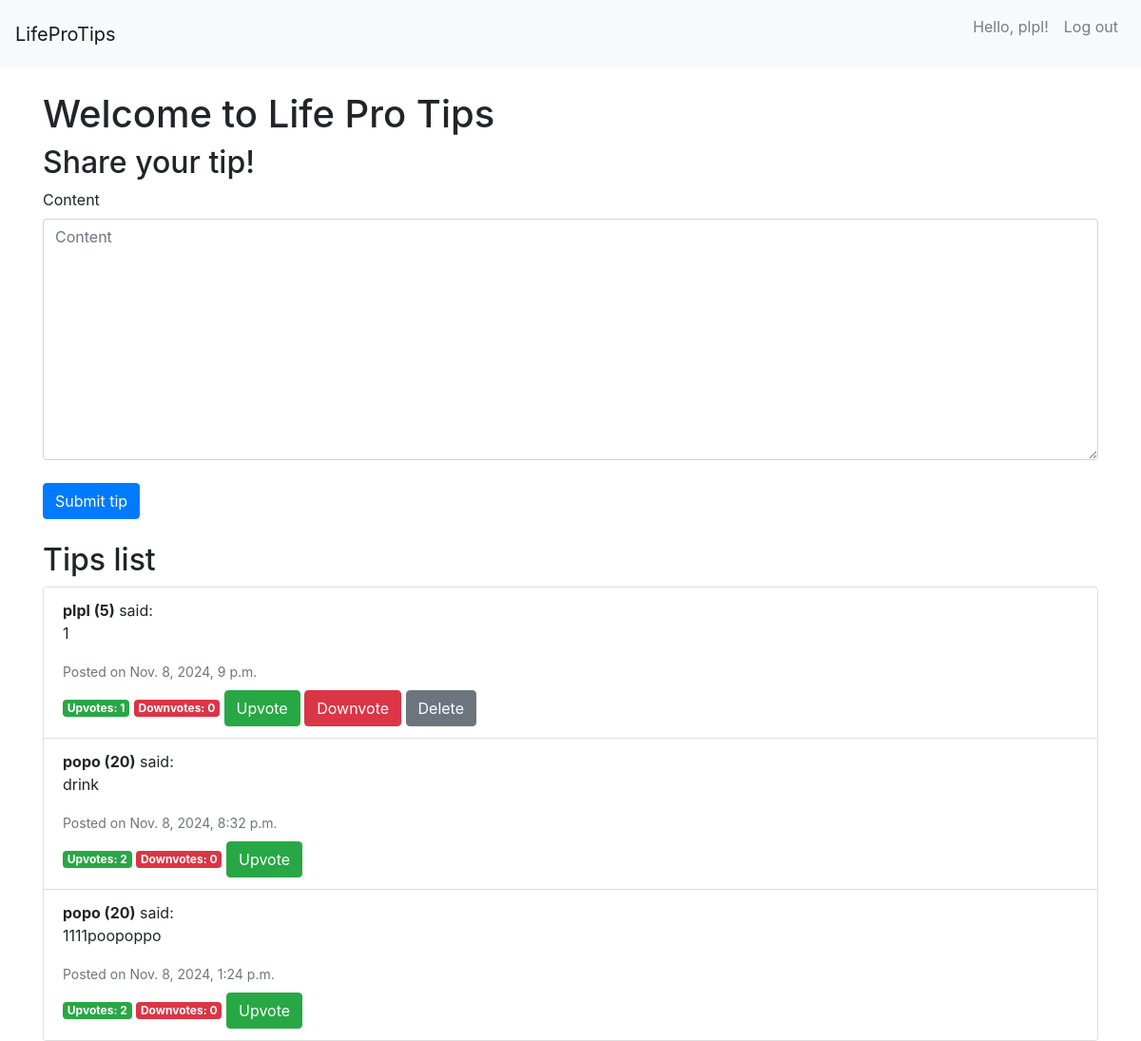
The app's page / (signed in) with its own data.
### tips/models.py (models this page shows, shortened)
class CustomUser(AbstractBaseUser, PermissionsMixin):
    username = models.CharField(max_length=150, unique=True)
    date_joined = models.DateTimeField(auto_now_add=True)
    is_active = models.BooleanField(default=True)
    is_staff = models.BooleanField(default=False)
    reputation = models.IntegerField(default=0)  # Starting reputation
    can_downvote = models.BooleanField(default=True)  # Manual downvote permission
    can_delete = models.BooleanField(default=False)   # Manual delete permission
    objects = CustomUserManager()
    USERNAME_FIELD = 'username'
    def can_downvote_permission(self):
        total_upvotes = sum(tip.upvoted_by.count() for tip in self.tips.all())
        return self.reputation >= 15 and total_upvotes >= 2 and self.can_downvote
    def can_delete_permission(self):
        return self.can_delete or self.reputation >= 30

class Tip(models.Model):
    content = models.TextField()
    author = models.ForeignKey(settings.AUTH_USER_MODEL, related_name='tips', on_delete=models.CASCADE)
    date = models.DateTimeField(default=timezone.now)
    upvoted_by = models.ManyToManyField(settings.AUTH_USER_MODEL, related_name='upvoted_tips', blank=True)
    downvoted_by = models.ManyToManyField(settings.AUTH_USER_MODEL, related_name='downvoted_tips', blank=True)
    def upvotes_count(self):
        return self.upvoted_by.count()
    def downvotes_count(self):
        return self.downvoted_by.count()

### tips/views.py (the view)
# urls.py: path('', views.homepage, name='homepage'),
def homepage(request):
    user_name = get_or_set_user_name(request) if not request.user.is_authenticated else None
    tips = Tip.objects.all().order_by('-date')
    form = TipForm(request.POST or None) if request.user.is_authenticated else None
    for tip in tips:
        if request.user.is_authenticated:
            tip.can_downvote = (request.user == tip.author or request.user.can_downvote_permission())
        else:
            tip.can_downvote = False  # Default to False for anonymous users
    if request.method == 'POST' and form is not None and form.is_valid():
        new_tip = form.save(commit=False)
        new_tip.author = request.user
        new_tip.save()
        return redirect('homepage')
    return render(request, 'tips/homepage.html', {
        'tips': tips,
        'form': form,
        'user_name': user_name,  # Pass anonymous user name to the template
    })

### tips/forms.py
class TipForm(forms.ModelForm):
    class Meta:
        model = Tip
        fields = ['content']

### tips/templates/tips/homepage.html (shortened to what this page needs)
{% extends "base.html" %}
{% load bootstrap4 %}
{% block content %}
    <h1>Welcome to Life Pro Tips</h1>
    {% if user.is_authenticated %}
        <h2>Share your tip!</h2>
        <form method="post">
            {% bootstrap_form form %}
            <button type="submit" class="btn btn-primary mt-2">Submit tip</button>
        </form>
    {% endif %}
    <h2 class="mt-4">Tips list</h2>
    <ul class="list-group">
        {% for tip in tips %}
            <li class="list-group-item">
                <strong>{{ tip.author.username }} ({{ tip.author.reputation }})</strong> said:
                <p>{{ tip.content }}</p>
                <small class="text-muted">Posted on {{ tip.date }}</small>
                {% if user.is_authenticated %}
                    <div class="mt-2">
                        <span class="badge badge-success">Upvotes: {{ tip.upvotes_count }}</span>
                        <span class="badge badge-danger">Downvotes: {{ tip.downvotes_count }}</span>
                        <form action="{% url 'upvote_tip' tip.id %}" method="post" style="display: inline;">
                            <button type="submit" class="btn btn-success">Upvote</button>
                        </form>
                        {% if tip.author == user or user.can_downvote_permission %}
                            <form action="{% url 'downvote_tip' tip.id %}" method="post" style="display: inline;">
                                <button type="submit" class="btn btn-danger">Downvote</button>
                            </form>
                        {% endif %}
                        {% if tip.author == user or user.can_delete_permission %}
                            <form action="{% url 'delete_tip' tip.id %}" method="post" style="display: inline;">
                                <button type="submit" class="btn btn-secondary">Delete</button>
                            </form>
                        {% endif %}
                    </div>
                {% endif %}
            </li>
        {% empty %}
            <li class="list-group-item">No tips available yet.</li>
        {% endfor %}
    </ul>
{% endblock %}

### tips/templates/base.html (shortened to what this page needs)
<!DOCTYPE html>
<html lang="en">
<head>
    {% load bootstrap4 %}
    {% bootstrap_css %}
</head>
<body>
    <nav class="navbar navbar-expand-lg navbar-light bg-light">
        <a class="navbar-brand" href="{% url 'homepage' %}">LifeProTips</a>
        <div class="collapse navbar-collapse" id="navbarNav">
            <ul class="navbar-nav ml-auto">
                {% if user.is_authenticated %}
                    <li class="nav-item">
                        <p class="nav-link">Hello, {{ user.username }}!</p>
                    </li>
                    <li class="nav-item">
                        <a class="nav-link" href="{% url 'logout' %}">Log out</a>
                    </li>
                {% endif %}
            </ul>
        </div>
    </nav>
    <div class="container mt-4">
        {% block content %}
        {% endblock %}
    </div>
</body>
</html>

### records on screen
CustomUser: username "plpl"
Tip: author.username "plpl", author.reputation "5", content "1", date "Nov. 8, 2024, 9 p.m.", upvotes_count "1", downvotes_count "0", shows "Downvote", shows "Delete"
Tip: author.username "popo", author.reputation "20", content "drink", date "Nov. 8, 2024, 8:32 p.m.", upvotes_count "2", downvotes_count "0"
Tip: author.username "popo", author.reputation "20", content "1111poopoppo", date "Nov. 8, 2024, 1:24 p.m.", upvotes_count "2", downvotes_count "0"
